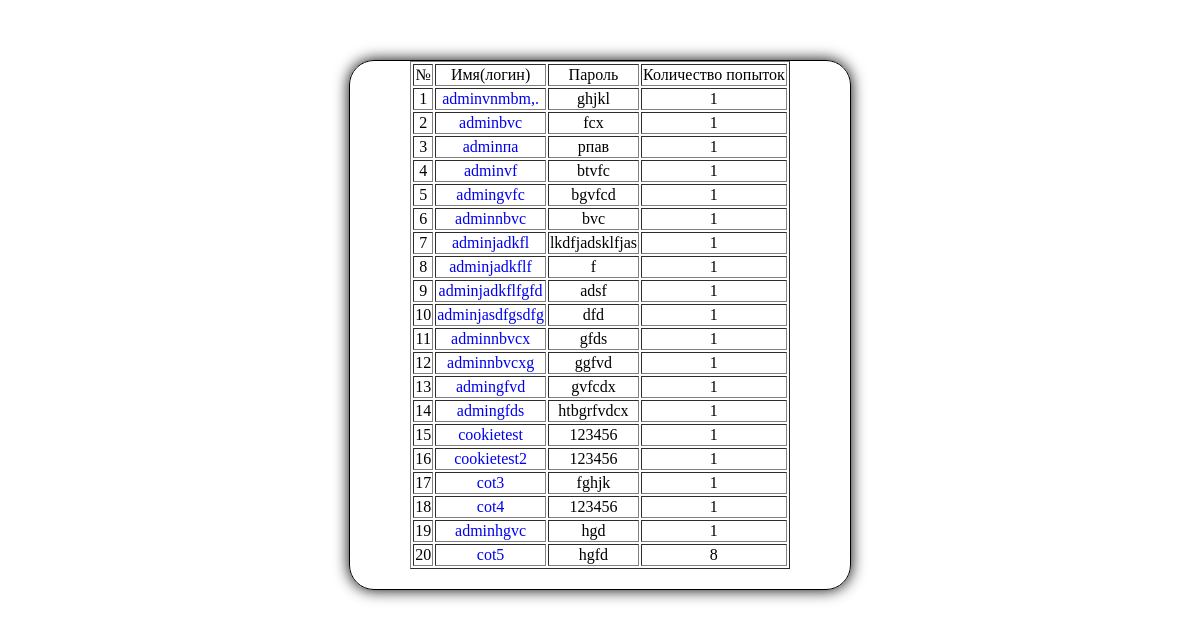
Page /admin/index.php on the earlier database version.
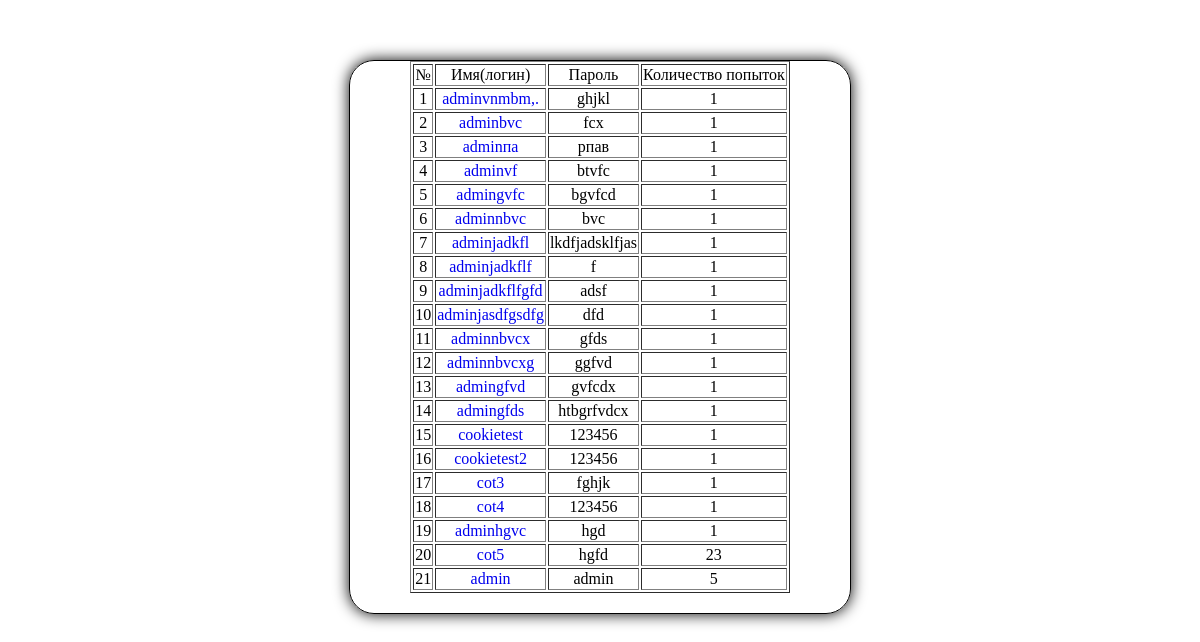
Same page on the later database version.
### tables this page shows
CREATE TABLE IF NOT EXISTS `users` (
  `id` int(11) NOT NULL AUTO_INCREMENT,
  `login` varchar(50) NOT NULL,
  `password` varchar(50) NOT NULL,
  `number_of_tries` int(11) NOT NULL,
  `number_of_helps` int(11) NOT NULL,
  `cookie_id` int(11) NOT NULL,
  PRIMARY KEY (`id`)
);

### admin/index.php (the view, shortened to what this page needs)
<!DOCTYPE html PUBLIC "-//W3C//DTD XHTML 1.0 Transitional//EN" "http://www.w3.org/TR/xhtml1/DTD/xhtml1-transitional.dtd">
<html xmlns="http://www.w3.org/1999/xhtml" xml:lang="en" lang="en">
<head>
<link rel="stylesheet" type="text/css" href="css/style.css" />
</head>
<body>
<div class="main">
<?php
$res = mysql_query("SELECT * FROM `u800560353_1`.`users`");
echo "<table border=1>";
echo "<tr><td>№</td><td>Имя(логин)</td><td>Пароль</td><td>Количество попыток</td></tr>";
while( $result = mysql_fetch_row($res) ) {
	echo "<tr><td>".$result[0]."</td><td><a href=\"userStat.php?userid=".$result[0]."&tryid=".$result[3]."\">".$result[1]."</a></td><td>".$result[2]."</td><td>".$result[3]."</td></tr>";
}
echo "</table>";
?>
</div>
</body>
</html>

### css/style.css (style rules this page uses)
body { text-align: center; height: auto; margin: auto; overflow-x: hidden; }
div.main { margin-top: 250px; margin: 5% auto auto; width: 500px; border-style: solid; border-width: 1px; box-shadow: 0 0 15px #000; -moz-box-shadow: 0 0 15px #000; -webkit-box-shadow: 0 0 15px #000; border-radius: 25px; padding-bottom: 20px; }
table { margin: auto; }
a { text-decoration: none; }

Differences in the rows shown:
changed users "cot5": number_of_tries "8" → "23"
added users: id "21", login "admin", password "admin", number_of_tries "5"
